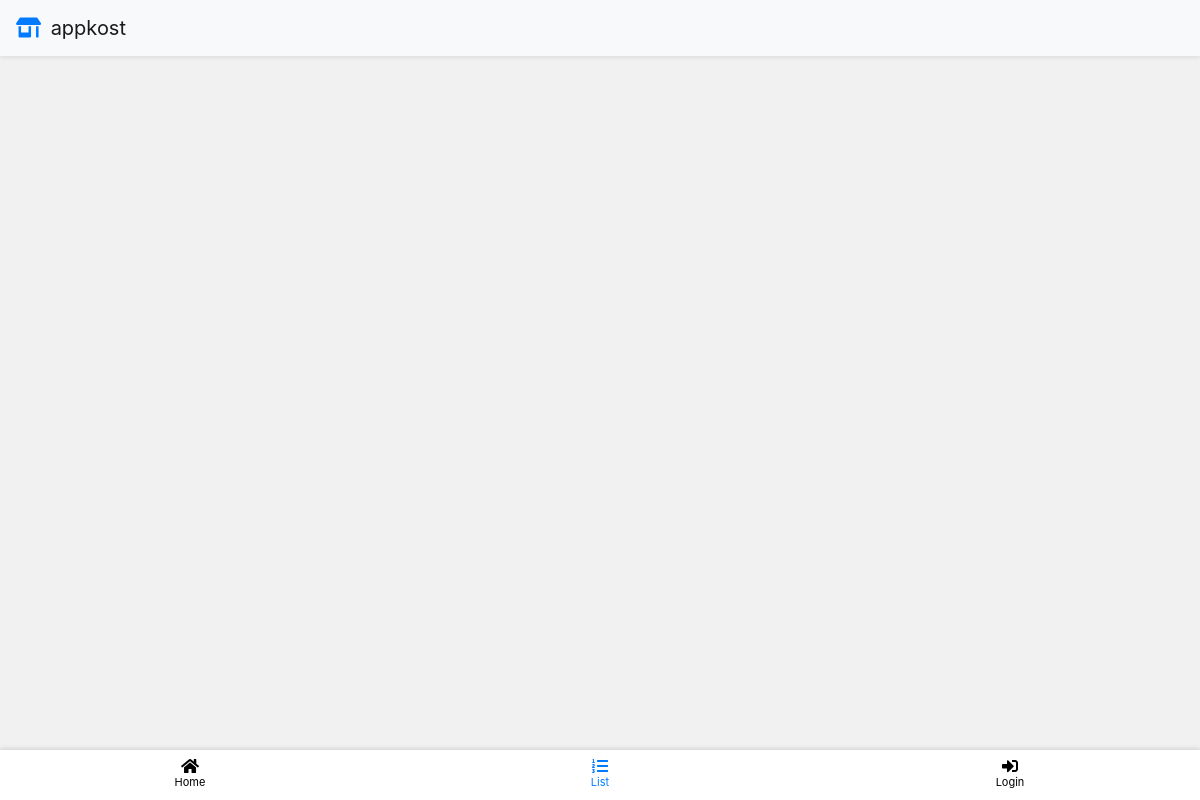
The app's page /lists, older data.
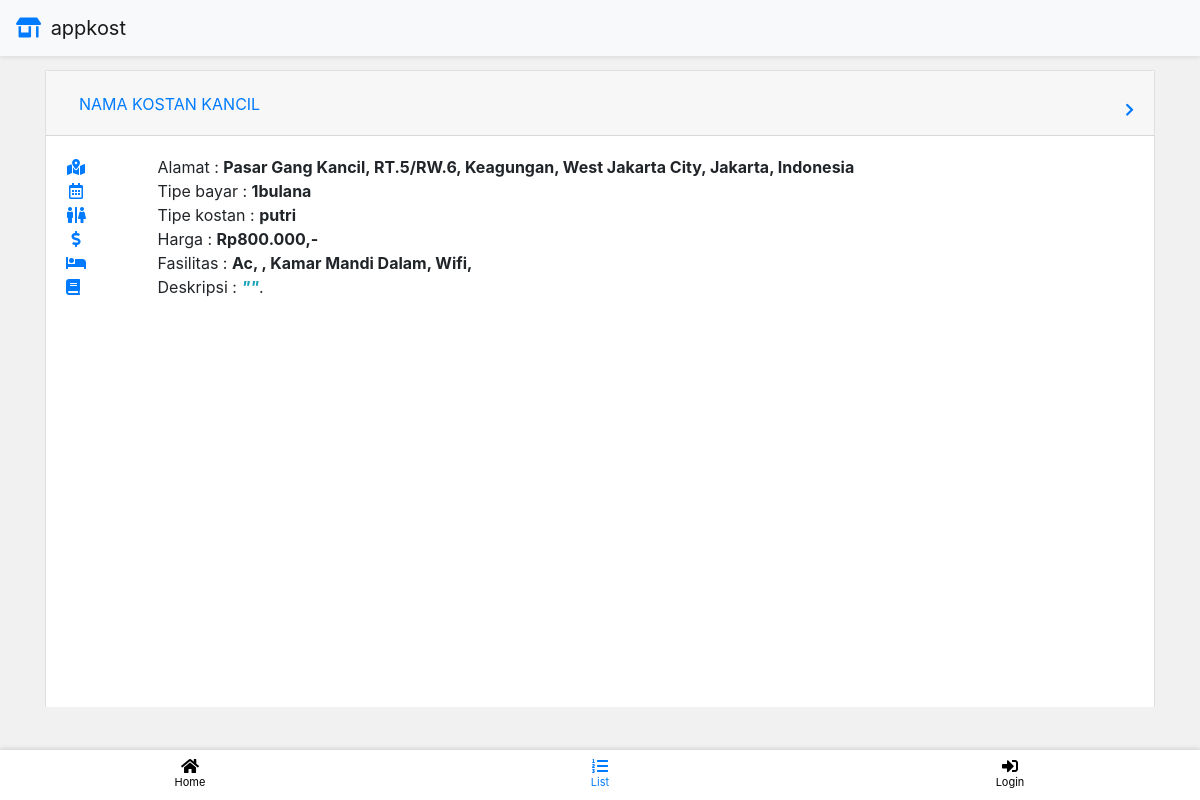
The same page, newer data.
### tables this page shows
CREATE TABLE `kostan` (
  `kostan_id` int(11) NOT NULL,
  `user_id` int(11) DEFAULT NULL,
  `nama_kost` varchar(255) NOT NULL,
  `no_hp` varchar(255) DEFAULT NULL,
  `alamat_kost` text,
  `type_bayar_kost` varchar(255) DEFAULT NULL,
  `type_kost` varchar(255) DEFAULT NULL,
  `fasilitas_kost` text,
  `harga_kost` int(11) DEFAULT NULL,
  `latitude` varchar(255) DEFAULT NULL,
  `longitude` varchar(255) DEFAULT NULL,
  `deskripsi_kost` text,
  `created_at` datetime DEFAULT NULL,
  `updated_at` timestamp NOT NULL DEFAULT CURRENT_TIMESTAMP,
  `is_active` int(11) NOT NULL
);

### application/controllers/Lists.php (called while the page is built, shortened)
<?php
class Lists extends CI_Controller
{
	public function __construct()
	{
		$this->load->model("Mlist","list");
	}
	public function index()
    {
    	$data['list_kost'] = $this->list->getList();
        $data['title'] = 'List';
        $this->load->view('templates/header', $data);
        $this->load->view('list/index');
        $this->load->view('templates/footer');
    }
}

### index.php (called while the page is built, shortened)
<?php
require_once BASEPATH.'core/CodeIgniter.php';

### application/models/Mlist.php (called while the page is built)
<?php
class Mlist extends CI_Model
{
	private $table = "kostan";
	public function getList()
	{
		if ($this->session->userdata("alamat") != "" && $this->session->userdata("latitude") != "" && $this->session->userdata("longitude")) {
			return $this->db->from("score")->join("kostan","kostan.kostan_id=score.kostan_id")->order_by("score.distance","ASC")->get()->result();
		} else {
			return $this->db->order_by("kostan_id", "DESC")->get($this->table)->result();
		}
	}
}

### application/views/list/index.php (the view, shortened to what this page needs)
<div class="accordion" id="accordionExample">
	<?php foreach ($list_kost as $key => $value): ?>
		<div class="card">
			<div class="card-header" id="headingOne<?= $key ?>">
				<h2 class="mb-0">
					<button class="btn btn-link" type="button" data-toggle="collapse"
							data-target="#collapseOne<?= $key ?>"
							aria-expanded="true" aria-controls="collapseOne">
						<?= strtoupper($value->nama_kost) ?>
					</button>
					<i class="fas fa-chevron-right float-right text-primary"></i>
				</h2>
			</div>
			<div id="collapseOne<?= $key ?>" class="collapse <?= $key == 0 ? 'show' : 'hidden' ?>"
				 aria-labelledby="headingOne<?= $key ?>" data-parent="#accordionExample">
				<div class="card-body">
					<div class="row">
						<div class="col-1">
							<i class="fas fa-fw fa-map-marked-alt text-primary"></i>
						</div>
						<div class="col-10">
							<span>Alamat : <b><?= $value->alamat_kost ?></b></span>
						</div>
					</div>
					<div class="row">
						<div class="col-1">
							<i class="far fa-fw fa-calendar-alt text-primary"></i>
						</div>
						<div class="col-10">
							<span>Tipe bayar : <b><?= $value->type_bayar_kost ?></b></span>
						</div>
					</div>
					<div class="row">
						<div class="col-1">
							<i class="fas fa-restroom text-primary"></i>
						</div>
						<div class="col-10">
							<span>Tipe kostan : <b><?= $value->type_kost ?></b></span>
						</div>
					</div>
					<div class="row">
						<div class="col-1">
							<i class="fas fa-fw fa-dollar-sign text-primary"></i>
						</div>
						<div class="col-10">
							<span>Harga : <b>Rp<?= str_replace(",", ".", number_format($value->harga_kost)) ?>,-</b></span>
						</div>
					</div>
					<div class="row">
						<div class="col-1">
							<i class="fas fa-fw fa-bed text-primary"></i>
						</div>
						<div class="col-10">
							<span>Fasilitas : <b><?php
									$fasilitas = json_decode($value->fasilitas_kost);
									$isi = "";
									foreach ($fasilitas as $item) {
										$isi .= ucwords($item) . ", ";
									}
									echo substr($isi, 0, -2);
									?></b></span>
						</div>
					</div>
					<div class="row">
						<div class="col-1">
							<i class="fas fa-book text-primary"></i>
						</div>
						<div class="col-10">
							<span>Deskripsi : <i style="font-weight: bold"
												 class="text-info">"<?= $value->deskripsi_kost ?>"</i>.</span>
						</div>
					</div>
					<div class="row mt-2">
						<?php if ($this->session->userdata("alamat") != "" && $this->session->userdata("latitude") != "" && $this->session->userdata("longitude")): ?>
							<div id="rute<?= $key ?>" style="width:100%;height:380px;"></div>
							<script type="text/javascript">
                                var customLabel = {
                                    restaurant: {
                                        label: 'R'
                                    },
                                    bar: {
                                        label: 'B'
                                    }
                                };
                                function initMap<?=$key?>() {
                                    var lat = <?=$this->session->userdata("latitude")?>;
                                    var lng = <?=$this->session->userdata("longitude")?>;
                                    //var options<??>// = {
                                    //    componentRestrictions: {country: 'id'},
                                    //    zoom: 25,
                                    //    center: '<??>//',
                                    //    mapTypeId: google.maps.MapTypeId.ROADMAP
                                    //}
                                    var directionsService = new google.maps.DirectionsService;
                                    var directionsDisplay = new google.maps.DirectionsRenderer;
                                    var location = {
                                        lat: parseFloat(<?=$value->latitude?>),
                                        lng: parseFloat(<?=$value->longitude?>)
                                    };
                                    var map = new google.maps.Map(document.getElementById('rute<?=$key?>'), {
                                        scaleControl: false,
                                        center: location,
                                        zoom: 25,
                                        mapTypeId: google.maps.MapTypeId.ROADMAP
                                    });
                                    // end outo completeF
                                    directionsDisplay.setMap(map);
                                    var infoWindow = new google.maps.InfoWindow;
                                    infoWindow.setContent("<?=$value->nama_kost?>");
                                    var marker = new google.maps.Marker({map: map, position: location});
                                    marker.addListener('click', function () {
                                        infoWindow.open(map, marker);
                                    });
                                    // show rute dari titik user ke tujuan terdekat
                                    var start = {
                                        lat: parseFloat(<?=$this->session->userdata("latitude")?>,),
                                        lng: parseFloat(<?=$this->session->userdata("longitude")?>,)
                                    };
                                    var end = location
                                    directionsService.route({
                                        origin: start,
                                        destination: end,
                                        travelMode: 'DRIVING'
                                    }, function (response, status) {
                                        if (status === 'OK') {
                                            directionsDisplay.setDirections(response);
                                        } else {
                                            window.alert('Directions request failed due to ' + status);
                                        }
                                    });
                                }
                                function downloadUrl(url, callback) {
                                    var request = window.ActiveXObject ?
                                        new ActiveXObject('Microsoft.XMLHTTP') :
                                        new XMLHttpRequest;
                                    request.onreadystatechange = function () {
                                        if (request.readyState == 4) {
                                            request.onreadystatechange = doNothing;
                                            callback(request, request.status);
                                        }
                                    };
                                    request.open('GET', url, true);
                                    request.send(null);
                                }
                                function doNothing() {
                                }
                                // google.maps.event.addDomListener(window, 'load', initialize);
                                google.maps.event.addDomListener(window, 'load', initMap<?=$key?>);
							</script>
						<?php else: ?>
						<div id="showMaps<?= $key ?>" style="width:100%;height:380px;"></div>
					</div>
					<?php endif; ?>
				</div>
			</div>
		</div>
	<?php endforeach; ?>
</div>

### application/views/templates/header.php (shortened to what this page needs)
<!doctype html>
<html lang="en">
<head>
  <link rel="stylesheet" href="https://stackpath.bootstrapcdn.com/bootstrap/4.3.1/css/bootstrap.min.css"
>
  <link rel="stylesheet" href="https://cdnjs.cloudflare.com/ajax/libs/font-awesome/5.9.0/css/all.min.css">
  <link rel="stylesheet" href="<?= base_url() ?>myassets/css/main.css">
</head>
<body>
  <nav class="navbar navbar-light bg-light fixed-top shadow-sm">
    <a class="navbar-brand" href="#">
      <i class="fas fa-store-alt text-primary mr-1"></i>
      appkost
    </a>
  </nav>
  <main class="app">
    <div class="container">

### application/views/templates/footer.php (shortened to what this page needs)
</div>
</main>
<footer class="fixed-bottom">
	<div class="row align-items-center pt-2">
		<div class="col-4 justify-content-center d-flex">
			<a href="<?= base_url('home') ?>" class="d-flex justify-content-center">
				<i class="fas fa-home <?= $this->uri->segment(1) == 'home' ? 'text-primary' : '' ?>"></i>
				<p class="<?= $this->uri->segment(1) == 'home' ? 'text-primary' : '' ?>">Home</p>
			</a>
		</div>
		<div class="col-4 justify-content-center d-flex">
			<a href="<?= base_url('lists') ?>" class="d-flex justify-content-center">
				<i class="fas fa-list-ol <?= $this->uri->segment(1) == 'lists' ? 'text-primary' : '' ?>"></i>
				<p class="<?= $this->uri->segment(1) == 'lists' ? 'text-primary' : '' ?>">List</p>
			</a>
		</div>
		<?php if (!$this->session->userdata('status')): ?>
			<div class="col-4 justify-content-center d-flex">
				<a href="<?= base_url('auth/login') ?>" class="d-flex justify-content-center">
					<i class="fas fa-sign-in-alt <?= $this->uri->segment(1) == 'auth' ? 'text-primary' : '' ?>"></i>
					<p>Login</p>
				</a>
			</div>
		<?php endif; ?>
	</div>
</footer>
</body>
</html>

### myassets/css/main.css (style rules this page uses)
body { background-color: #f1f1f1; }
a { text-decoration: none; }
main.app { padding: 70px 0; display: block; }
.card .card-header i { font-size: 14px; margin-top: 20px; }
footer { height: 50px; box-shadow: 0px 0px 6px rgba(0, 0, 0, .2); background-color: white; }
footer .row p { font-size: 11px; }
footer .row .col-4 a { flex-direction: column; align-items: center; text-decoration: none; color: black; }

Row changes from the older to the newer data that the page shows:
added kostan: nama_kost "NAMA KOSTAN KANCIL", alamat_kost "Pasar Gang Kancil, RT.5/RW.6, Keagungan, West Jakarta City, Jakarta, Indonesia", type_bayar_kost "1bulana", type_kost "putri", harga_kost "800.000", isi "Ac, , Kamar Mandi Dalam, Wifi,"
